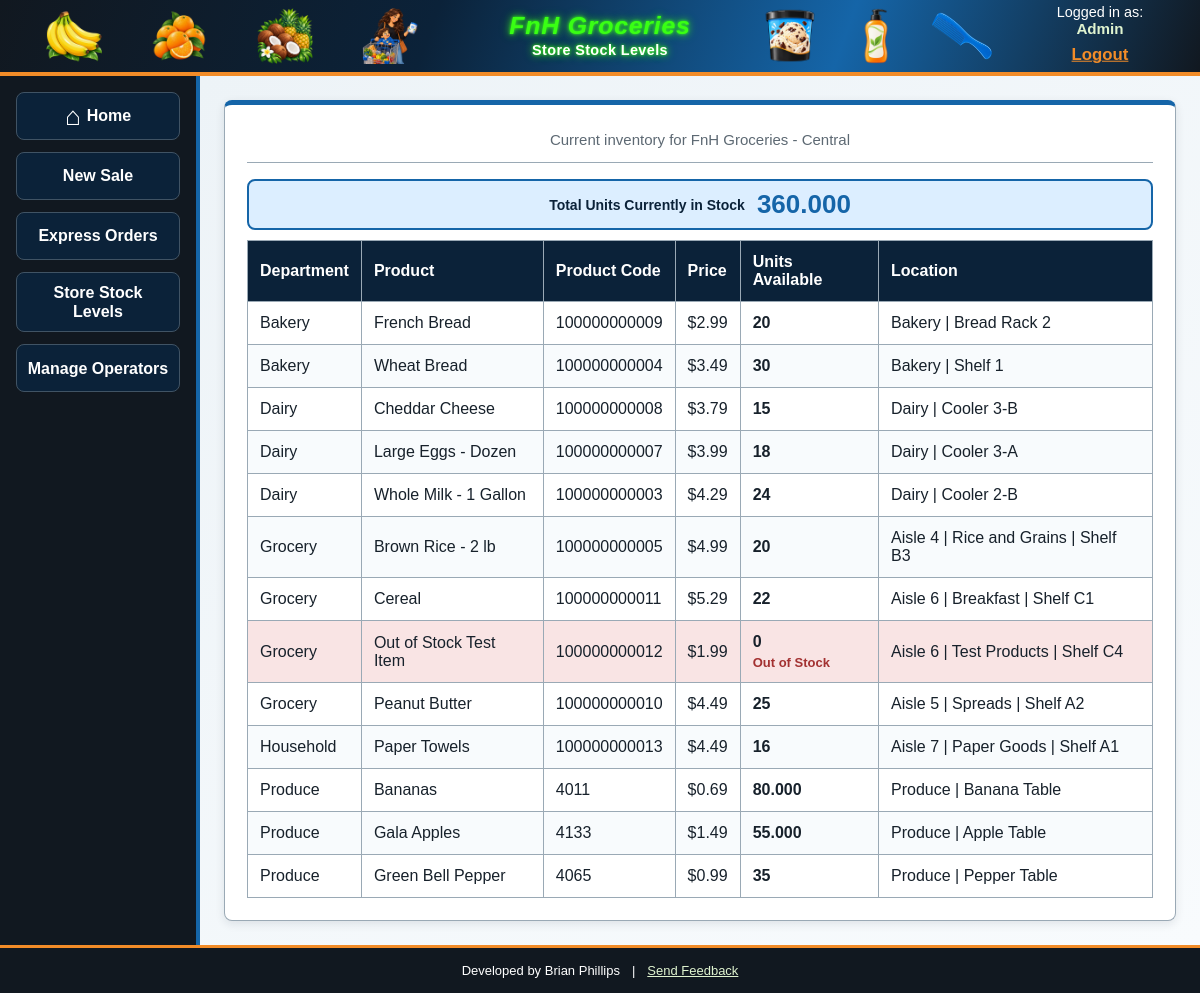
/inventory/stock_levels.php (signed in), run on the app's committed database.
### tables this page shows
CREATE TABLE department (
	DepartmentID int NOT NULL AUTO_INCREMENT PRIMARY KEY,
	CategoryID int NOT NULL,
	DepartmentName varchar(80) NOT NULL,
	Description varchar(255) DEFAULT NULL,
	UNIQUE (CategoryID, DepartmentName),
	FOREIGN KEY (CategoryID) REFERENCES category(CategoryID)
);

### includes/access_control.php (called while the page is built, shortened)
<?php
function escapeOutput($value)
{
    return htmlspecialchars(
        (string) $value,
        ENT_QUOTES,
        'UTF-8'
    );
}

### inventory/stock_levels.php (the view, shortened to what this page needs)
<?php
require_once __DIR__ . '/../includes/access_control.php';
$storeID =
    (int)($_SESSION['store_id'] ?? 0);
$totalStockQuantity = 0;
$inventoryRecords = [];
$errorMessage = '';
try {
    $databaseConnection =
        connectDatabase();
    $totalStatement =
        $databaseConnection->prepare(
            '
            SELECT
                TotalStockQuantity
            FROM vw_store_stock_total
            WHERE StoreID = :storeID
            LIMIT 1
            '
        );
    $totalStatement->execute([
        ':storeID' =>
            $storeID
    ]);
    $totalRecord =
        $totalStatement->fetch();
    if ($totalRecord) {
        $totalStockQuantity =
            $totalRecord[
                'TotalStockQuantity'
            ];
    }
    $inventoryStatement =
        $databaseConnection->prepare(
            '
            SELECT
                DepartmentID,
                DepartmentName,
                ProductID,
                UPC,
                PLUCode,
                ProductName,
                UnitType,
                RetailPrice,
                StockQuantity,
                Aisle,
                SectionName,
                ShelfLocation
            FROM vw_store_stock
            WHERE StoreID = :storeID
            ORDER BY
                DepartmentName,
                ProductName
            '
        );
    $inventoryStatement->execute([
        ':storeID' =>
            $storeID
    ]);
    $inventoryRecords =
        $inventoryStatement->fetchAll();
} catch (PDOException $exception) {
    error_log(
        $exception->getMessage()
    );
    $errorMessage =
        'Inventory information could not be loaded.';
}
require __DIR__ . '/../includes/header.php';
?>
<section class="content-panel inventory-panel">
    <div class="page-intro">
        <p>
            Current inventory for
            <?= escapeOutput($_SESSION['store_name'] ?? '') ?>
        </p>
    </div>
    <?php if ($errorMessage !== ''): ?>
        <div class="message message-error">
            <?= escapeOutput($errorMessage) ?>
        </div>
    <?php else: ?>
        <section class="inventory-total">
            <span class="inventory-total-label">
                Total Units Currently in Stock
            </span>
            <strong class="inventory-total-value">
                <?= escapeOutput(
                    number_format(
                        (float)$totalStockQuantity,
                        3
                    )
                ) ?>
            </strong>
        </section>
        <div class="inventory-table-container">
            <table class="inventory-table">
                <thead>
                    <tr>
                        <th>
                            Department
                        </th>
                        <th>
                            Product
                        </th>
                        <th>
                            Product Code
                        </th>
                        <th>
                            Price
                        </th>
                        <th>
                            Units Available
                        </th>
                        <th>
                            Location
                        </th>
                    </tr>
                </thead>
                <tbody>
                    <?php foreach ($inventoryRecords as $inventoryRecord): ?>
                        <?php
                        $productCode =
                            $inventoryRecord['UPC']
                            ??
                            $inventoryRecord['PLUCode']
                            ??
                            '';
                        $stockQuantity =
                            (float)$inventoryRecord[
                                'StockQuantity'
                            ];
                        $locationParts = [];
                        if (
                            trim(
                                (string)$inventoryRecord['Aisle']
                            ) !== ''
                        ) {
                            $locationParts[] =
                                'Aisle '
                                .
                                $inventoryRecord['Aisle'];
                        }
                        if (
                            trim(
                                (string)$inventoryRecord['SectionName']
                            ) !== ''
                        ) {
                            $locationParts[] =
                                $inventoryRecord['SectionName'];
                        }
                        if (
                            trim(
                                (string)$inventoryRecord['ShelfLocation']
                            ) !== ''
                        ) {
                            $locationParts[] =
                                $inventoryRecord['ShelfLocation'];
                        }
                        ?>
                        <tr
                            class="<?=
                                $stockQuantity <= 0
                                    ? 'inventory-out-of-stock'
                                    : ''
                            ?>"
                        >
                            <td>
                                <?= escapeOutput(
                                    $inventoryRecord[
                                        'DepartmentName'
                                    ]
                                ) ?>
                            </td>
                            <td>
                                <?= escapeOutput(
                                    $inventoryRecord[
                                        'ProductName'
                                    ]
                                ) ?>
                            </td>
                            <td>
                                <?= escapeOutput(
                                    $productCode
                                ) ?>
                            </td>
                            <td>
                                $<?= escapeOutput(
                                    number_format(
                                        (float)$inventoryRecord[
                                            'RetailPrice'
                                        ],
                                        2
                                    )
                                ) ?>
                            </td>
                            <td>
                                <strong>
                                    <?= escapeOutput(
                                        $inventoryRecord['UnitType'] === 'Each'
                                            ? number_format(
                                                $stockQuantity,
                                                0
                                            )
                                            : number_format(
                                                $stockQuantity,
                                                3
                                            )
                                    ) ?>
                                </strong>
                                <?php if ($stockQuantity <= 0): ?>
                                    <span class="inventory-status">
                                        Out of Stock
                                    </span>
                                <?php endif; ?>
                            </td>
                            <td>
                                <?= escapeOutput(
                                    implode(
                                        ' | ',
                                        $locationParts
                                    )
                                ) ?>
                            </td>
                        </tr>
                    <?php endforeach; ?>
                </tbody>
            </table>
        </div>
    <?php endif; ?>
</section>
<?php require __DIR__ . '/../includes/footer.php'; ?>

### assets/css/styles.css (style rules this page uses)
:root { --shared-blue-color: #1565a8; --theme-primary-dark-color: #0b2239; --theme-primary-light-color: #dceeff; --theme-black-color: #111820; --theme-orange-color: #f28c28; --theme-orange-dark-color: #c9660e; --theme-light-green-color: #dff3cf; --theme-green-color: #5f913e; --neon-green-color: #39ff14; --page-background-color: #edf3f7; --page-background-light-color: #f8fbfd; --panel-background-color: #ffffff; --main-text-color: #17212b; --secondary-text-color: #5d6973; --standard-border-color: #9aa9b5; --input-border-color: #8997a3; --navigation-border-color: #405364; --navigation-text-color: #d9e1e7; --success-color: #417326; --success-background-color: #e7f5dd; --danger-color: #a33131; --danger-background-color: #f9e4e4; --danger-border-color: #d9aaaa; --warning-background-color: #fff0d7; --warning-border-color: #e3b76d; --information-background-color: #e5f1fb; --disabled-background-color: #737b82; --disabled-border-color: #4d5459; --disabled-text-color: #e6e6e6; --minimum-touch-size: 3rem; --spacing-large: 1.5rem; --standard-border-radius: 0.5rem; --maximum-content-width: 68.75rem; --form-panel-width: 56.25rem; --main-action-button-width: 13.75rem; }
* { box-sizing: border-box; }
html, body { width: 100%; height: 100%; margin: 0; }
html { font-size: 100%; }
body { font-family: Arial, Helvetica, sans-serif; color: var(--main-text-color); background: var(--page-background-color); }
.content-panel { width: 100%; max-width: var(--maximum-content-width); margin: 0 auto; padding: 1rem; background: var(--panel-background-color); border: 0.0625rem solid var(--standard-border-color); border-top: 0.3125rem solid var(--shared-blue-color); border-radius: var(--standard-border-radius); box-shadow: 0 0.1875rem 0.625rem rgba(15, 30, 45, 0.10); }
.page-intro { width: 100%; margin: 0 0 1rem; padding: 0.125rem 0 0.75rem; border-bottom: 0.0625rem solid var(--standard-border-color); text-align: center; }
.page-intro p { margin: 0; color: var(--secondary-text-color); font-size: 0.9375rem; line-height: 1.4; }
@media (min-width: 40rem) { .content-panel { padding: 1.25rem; } }
@media (min-width: 64rem) { .content-panel { padding: 1.375rem; } }

### assets/css/layout.css (style rules this page uses)
:root { --header-height: 4.75rem; --footer-height: 3rem; --navigation-width: 10rem; --page-content-padding: 0.75rem; --header-title-clearance: 5.5rem; --header-user-space: 9rem; }
body { display: grid; grid-template-rows: var(--header-height) minmax(0, 1fr) var(--footer-height); overflow: hidden; }
@media (min-width: 40rem) { :root { --navigation-width: 11rem; --page-content-padding: 1rem; --header-title-clearance: 7rem; --header-user-space: 10rem; } }
@media (min-width: 64rem) { :root { --navigation-width: 12.5rem; --page-content-padding: 1.5rem; --header-title-clearance: 8.5rem; --header-user-space: 11.5rem; } }

### assets/css/inventory.css (style rules this page uses)
.inventory-panel { overflow: hidden; }
.inventory-total { display: flex; flex-direction: column; align-items: center; justify-content: center; gap: 0.1875rem; margin-bottom: 0.625rem; padding: 0.5rem; border: 0.125rem solid var(--shared-blue-color); border-radius: var(--standard-border-radius); background: var(--theme-primary-light-color); text-align: center; }
.inventory-total-label { color: var(--theme-primary-dark-color); font-size: 0.875rem; font-weight: bold; }
.inventory-total-value { color: var(--shared-blue-color); font-size: clamp( 1.25rem, 4vw, 1.625rem ); }
.inventory-table-container { width: 100%; overflow-x: auto; }
.inventory-table { width: 100%; min-width: 50rem; border-collapse: collapse; }
.inventory-table th, .inventory-table td { padding: 0.75rem; border: 0.0625rem solid var(--standard-border-color); text-align: left; vertical-align: middle; }
.inventory-table th { background: var(--theme-primary-dark-color); color: white; }
.inventory-table tbody tr:nth-child(even) { background: var(--page-background-light-color); }
.inventory-out-of-stock { background: var(--danger-background-color) !important; }
.inventory-status { display: block; margin-top: 0.25rem; color: var(--danger-color); font-size: 0.8125rem; font-weight: bold; }
@media (min-width: 48rem) { .inventory-total { flex-direction: row; gap: 0.75rem; } }

### data on the page
department: DepartmentName "Bakery", inventoryRecord "French Bread", productCode "100000000009", inventoryRecord "2.99", UnitType "20", locationParts "Bakery | Bread Rack 2", inventoryRecord "Wheat Bread", productCode "100000000004", inventoryRecord "3.49", UnitType "30", locationParts "Bakery | Shelf 1"
department: DepartmentName "Dairy", inventoryRecord "Cheddar Cheese", productCode "100000000008", inventoryRecord "3.79", UnitType "15", locationParts "Dairy | Cooler 3-B", inventoryRecord "Large Eggs - Dozen", productCode "100000000007", inventoryRecord "3.99", UnitType "18", locationParts "Dairy | Cooler 3-A", inventoryRecord "Whole Milk - 1 Gallon", productCode "100000000003", inventoryRecord "4.29", UnitType "24", locationParts "Dairy | Cooler 2-B"
department: DepartmentName "Grocery", inventoryRecord "Brown Rice - 2 lb", productCode "100000000005", inventoryRecord "4.99", UnitType "20", locationParts "Aisle 4 | Rice and Grains | Shelf B3", inventoryRecord "Cereal", productCode "100000000011", inventoryRecord "5.29", UnitType "22", locationParts "Aisle 6 | Breakfast | Shelf C1", inventoryRecord "Out of Stock Test Item", productCode "100000000012", inventoryRecord "1.99", UnitType "0", locationParts "Aisle 6 | Test Products | Shelf C4", inventoryRecord "Peanut Butter", productCode "100000000010", inventoryRecord "4.49", UnitType "25", locationParts "Aisle 5 | Spreads | Shelf A2"
department: DepartmentName "Household", inventoryRecord "Paper Towels", productCode "100000000013", inventoryRecord "4.49", UnitType "16", locationParts "Aisle 7 | Paper Goods | Shelf A1"
department: DepartmentName "Produce", inventoryRecord "Bananas", productCode "4011", inventoryRecord "0.69", UnitType "80.000", locationParts "Produce | Banana Table", inventoryRecord "Gala Apples", productCode "4133", inventoryRecord "1.49", UnitType "55.000", locationParts "Produce | Apple Table", inventoryRecord "Green Bell Pepper", productCode "4065", inventoryRecord "0.99", UnitType "35", locationParts "Produce | Pepper Table"

### other printed values
escapeOutput($headerPageTitle) "Store Stock Levels"
escapeOutput($headerUsername) "Admin"
escapeOutput($saleNavigationLabel) "New Sale"
escapeOutput($_SESSION['store_name'] ?? '') "FnH Groceries - Central"
escapeOutput(DEVELOPER_NAME) "Brian Phillips"
